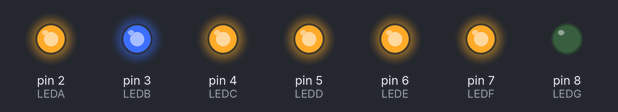
Recording of a sketch running on a simulated Arduino Uno, built with avr-gcc and run on an emulated ATmega328P. Shown: output pins drawn as LEDs (lit = HIGH).

Above: at 0.2 s.
At 1.2 s:
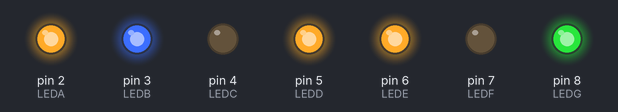
At 1.7 s:
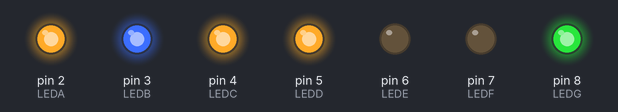
At 2.7 s:
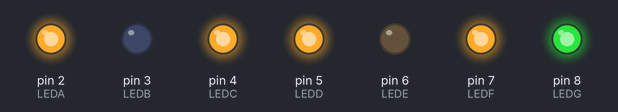
At 4.2 s:
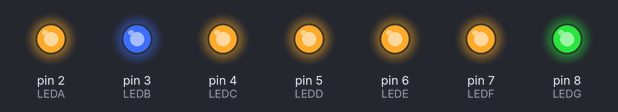
At 5.7 s:
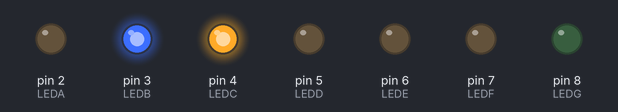
Timing chart, 0 to 6.5 s (numbered marks = the images above):
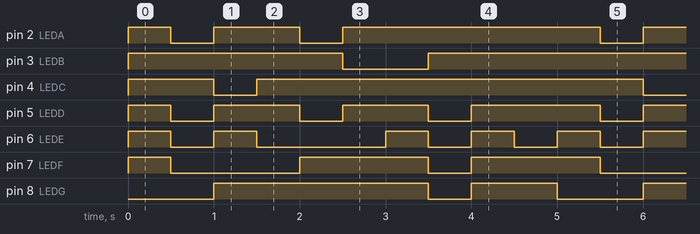

Measured:
- by itself, pin 2 (LEDA): repeats every 5.0 s: LOW 0.50 s, HIGH 1.0 s, LOW 0.50 s, HIGH 3.0 s
- by itself, pin 3 (LEDB): repeats every 5.0 s: LOW 1.0 s, HIGH 4.0 s
- by itself, pin 4 (LEDC): repeats every 5.0 s: LOW 0.50 s, HIGH 4.5 s
- by itself, pin 5 (LEDD): repeats every 5.0 s: 2 × (LOW 0.50 s, HIGH 1.0 s), LOW 0.50 s, HIGH 1.5 s
- by itself, pin 6 (LEDE): repeats every 5.0 s: LOW 0.50 s, HIGH 0.50 s, LOW 1.5 s, 2 × (HIGH 0.50 s, LOW 0.50 s), HIGH 0.50 s
- by itself, pin 7 (LEDF): repeats every 5.0 s: LOW 1.5 s, HIGH 1.5 s, LOW 0.50 s, HIGH 1.5 s
- by itself, pin 8 (LEDG): repeats every 5.0 s: LOW 0.50 s, HIGH 1.0 s, LOW 1.0 s, HIGH 2.5 s

The sketch:

7_segment_code.ino
```cpp
#define LEDA 2
#define LEDB 3
#define LEDC 4
#define LEDD 5
#define LEDE 6
#define LEDF 7
#define LEDG 8

void setup() {
  // put your setup code here, to run once:
 pinMode (LEDA,OUTPUT);
 pinMode (LEDB,OUTPUT);
 pinMode (LEDC,OUTPUT);
 pinMode (LEDD,OUTPUT);
 pinMode (LEDE,OUTPUT);
 pinMode (LEDF,OUTPUT);
 pinMode (LEDG,OUTPUT);
}

void loop() {
  // put your main code here, to run repeatedly:

  //for 0
   digitalWrite(LEDA,HIGH);
   digitalWrite(LEDB,HIGH);
   digitalWrite(LEDC,HIGH);
   digitalWrite(LEDD,HIGH);
   digitalWrite(LEDE,HIGH);
   digitalWrite(LEDF,HIGH);
   digitalWrite(LEDG,LOW);
  delay(500);

  //for 1
   digitalWrite(LEDA,LOW);
   digitalWrite(LEDB,HIGH);
   digitalWrite(LEDC,HIGH);
   digitalWrite(LEDD,LOW);
   digitalWrite(LEDE,LOW);
   digitalWrite(LEDF,LOW);
   digitalWrite(LEDG,LOW);
  delay(500);

  //FOR 2
  digitalWrite(LEDA,HIGH);
   digitalWrite(LEDB,HIGH);
   digitalWrite(LEDC,LOW);
   digitalWrite(LEDD,HIGH);
   digitalWrite(LEDE,HIGH);
   digitalWrite(LEDF,LOW);
   digitalWrite(LEDG,HIGH);
  delay(500);

  //FOR 3
  digitalWrite(LEDA,HIGH);
   digitalWrite(LEDB,HIGH);
   digitalWrite(LEDC,HIGH);
   digitalWrite(LEDD,HIGH);
   digitalWrite(LEDE,LOW);
   digitalWrite(LEDF,LOW);
   digitalWrite(LEDG,HIGH);
  delay(500);

  //FOR 4
  digitalWrite(LEDA,LOW);
   digitalWrite(LEDB,HIGH);
   digitalWrite(LEDC,HIGH);
   digitalWrite(LEDD,LOW);
   digitalWrite(LEDE,LOW);
   digitalWrite(LEDF,HIGH);
   digitalWrite(LEDG,HIGH);
  delay(500);

  //FOR 5
  digitalWrite(LEDA,HIGH);
   digitalWrite(LEDB,LOW);
   digitalWrite(LEDC,HIGH);
   digitalWrite(LEDD,HIGH);
   digitalWrite(LEDE,LOW);
   digitalWrite(LEDF,HIGH);
   digitalWrite(LEDG,HIGH);
  delay(500);
//FOR 6
   digitalWrite(LEDA,HIGH);
   digitalWrite(LEDB,LOW);
   digitalWrite(LEDC,HIGH);
   digitalWrite(LEDD,HIGH);
   digitalWrite(LEDE,HIGH);
   digitalWrite(LEDF,HIGH);
   digitalWrite(LEDG,HIGH);
  delay(500);

  //FOR 7
  digitalWrite(LEDA,HIGH);
   digitalWrite(LEDB,HIGH);
   digitalWrite(LEDC,HIGH);
   digitalWrite(LEDD,LOW);
   digitalWrite(LEDE,LOW);
   digitalWrite(LEDF,LOW);
   digitalWrite(LEDG,LOW);
  delay(500);

   //FOR 8
  digitalWrite(LEDA,HIGH);
   digitalWrite(LEDB,HIGH);
   digitalWrite(LEDC,HIGH);
   digitalWrite(LEDD,HIGH);
   digitalWrite(LEDE,HIGH);
   digitalWrite(LEDF,HIGH);
   digitalWrite(LEDG,HIGH);
  delay(500);

  //FOR 9
  digitalWrite(LEDA,HIGH);
   digitalWrite(LEDB,HIGH);
   digitalWrite(LEDC,HIGH);
   digitalWrite(LEDD,HIGH);
   digitalWrite(LEDE,LOW);
   digitalWrite(LEDF,HIGH);
   digitalWrite(LEDG,HIGH);
  delay(500);
}
```
